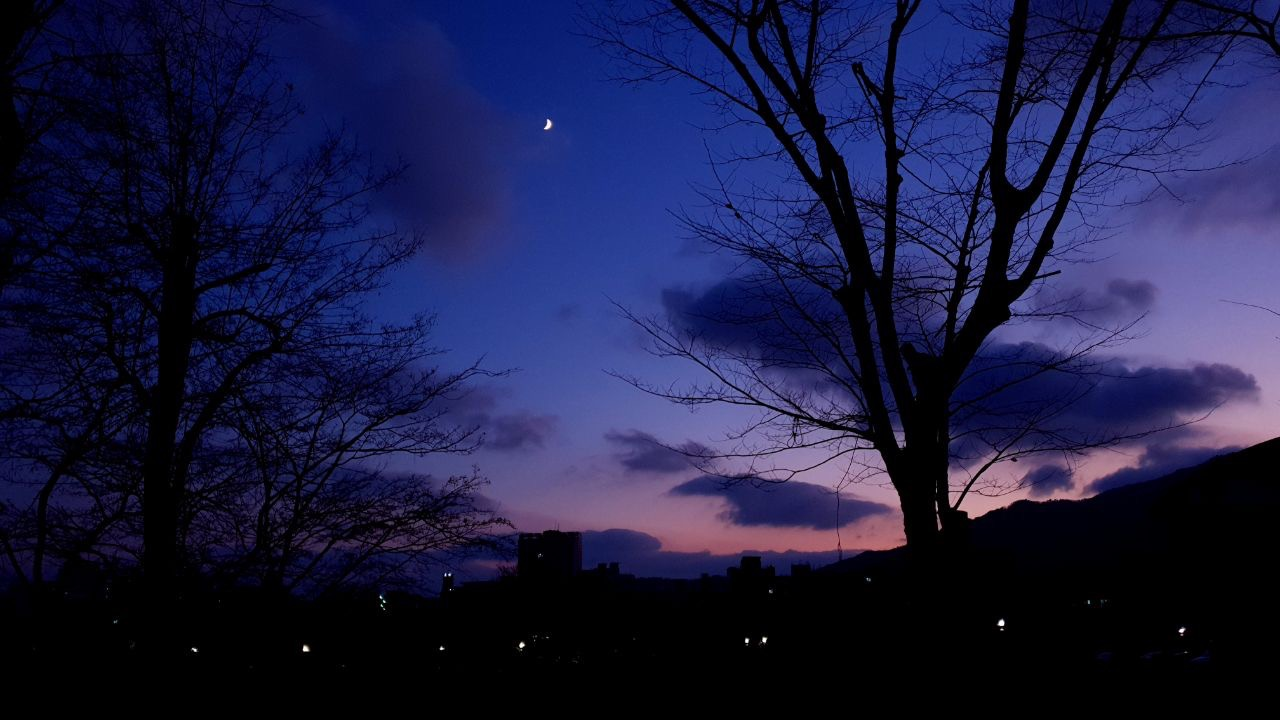
#> input picture Unit6/dark.jpg, 1280 x 720 px, found by its file name
$ python 2-4-2.py
#> lines starting #> are read from the running program, lines starting #| are printed output that depends on the picture
import sys
import numpy as np, cv2

def draw_histo(hist, shape=(200, 256)):
    hist_img = np.full(shape, 255, np.uint8)
    cv2.normalize(hist, hist, 0, shape[0], cv2.NORM_MINMAX)
    gap = hist_img.shape[1]/hist/shape[0]

    for i, h in enumerate(hist):
        x = int(round(i * gap))
        w = int(round(gap))
        cv2.rectangle(hist_img, (x, 0, w, int(h)), 0, cv2.FILLED)

    return cv2.flip(hist_img, 0)

image = cv2.imread('dark.jpg', cv2.IMREAD_GRAYSCALE)
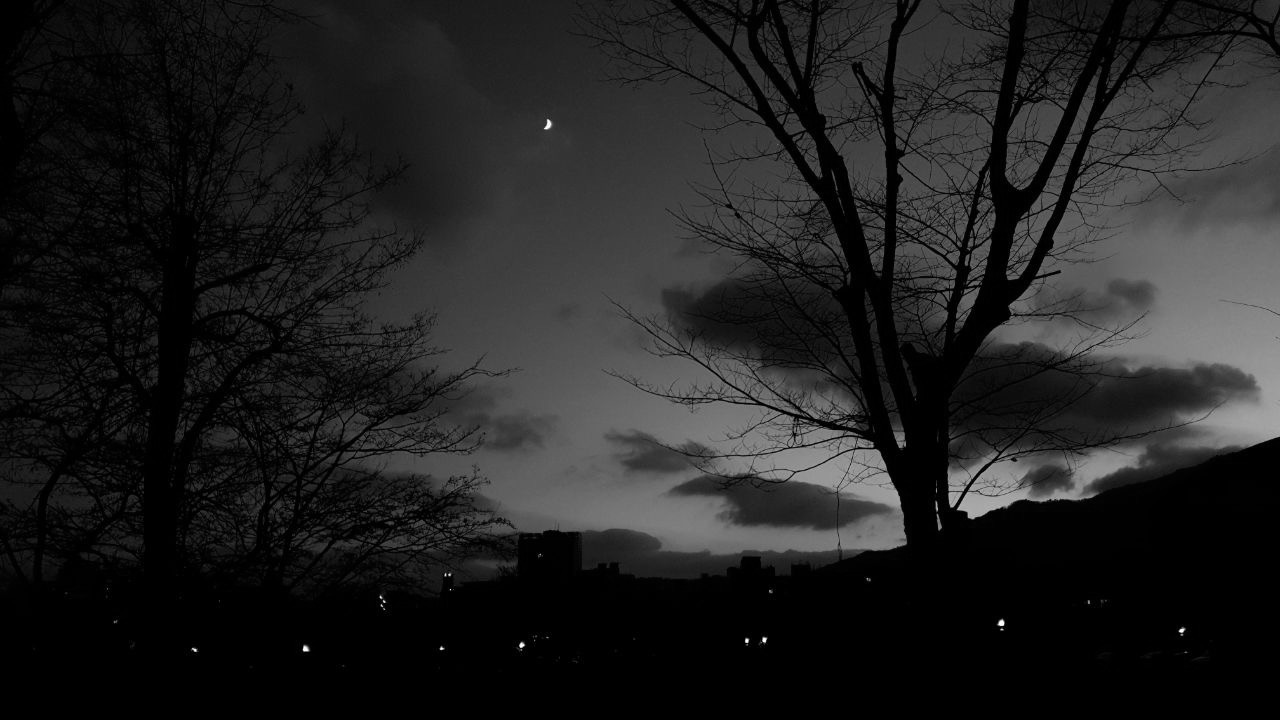
#> image: shape (720, 1280); min 0, max 255, mean 32.9

if image is None:
    print('Image load failed!')
    sys.exit()

bins, ranges = [256], [0, 256]
#> (the run stopped early here; a loop or call above may not have finished)
